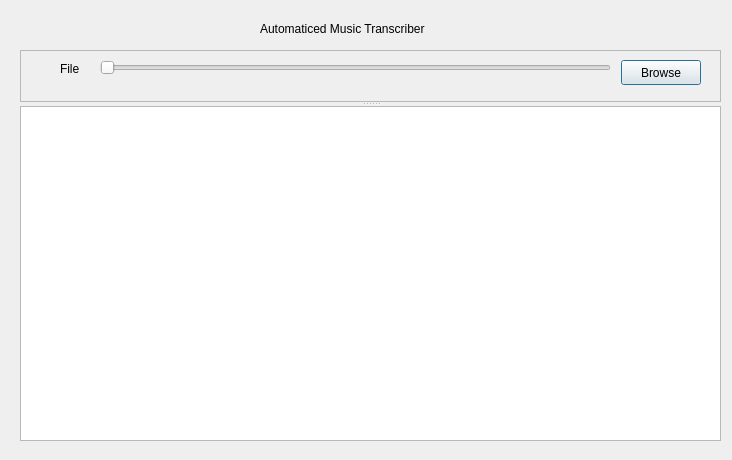
<?xml version="1.0" encoding="UTF-8"?>
<ui version="4.0">
 <class>Dialog</class>
 <widget class="QDialog" name="Dialog">
  <property name="geometry">
   <rect>
    <x>0</x>
    <y>0</y>
    <width>732</width>
    <height>460</height>
   </rect>
  </property>
  <property name="windowTitle">
   <string>Dialog</string>
  </property>
  <widget class="QLabel" name="label">
   <property name="geometry">
    <rect>
     <x>260</x>
     <y>20</y>
     <width>221</width>
     <height>17</height>
    </rect>
   </property>
   <property name="text">
    <string>Automaticed Music Transcriber</string>
   </property>
  </widget>
  <widget class="QSplitter" name="splitter">
   <property name="geometry">
    <rect>
     <x>20</x>
     <y>50</y>
     <width>701</width>
     <height>391</height>
    </rect>
   </property>
   <property name="orientation">
    <enum>Qt::Vertical</enum>
   </property>
   <widget class="QFrame" name="frame">
    <property name="frameShape">
     <enum>QFrame::StyledPanel</enum>
    </property>
    <property name="frameShadow">
     <enum>QFrame::Raised</enum>
    </property>
    <widget class="QLabel" name="label_2">
     <property name="geometry">
      <rect>
       <x>40</x>
       <y>10</y>
       <width>31</width>
       <height>17</height>
      </rect>
     </property>
     <property name="text">
      <string>File</string>
     </property>
    </widget>
    <widget class="QPushButton" name="pushButton">
     <property name="geometry">
      <rect>
       <x>601</x>
       <y>10</y>
       <width>80</width>
       <height>25</height>
      </rect>
     </property>
     <property name="text">
      <string>Browse</string>
     </property>
    </widget>
    <widget class="QPushButton" name="pushButton_2">
     <property name="geometry">
      <rect>
       <x>40</x>
       <y>90</y>
       <width>80</width>
       <height>25</height>
      </rect>
     </property>
     <property name="text">
      <string>Transcribe</string>
     </property>
    </widget>
    <widget class="QPushButton" name="pushButton_3">
     <property name="geometry">
      <rect>
       <x>600</x>
       <y>80</y>
       <width>80</width>
       <height>25</height>
      </rect>
     </property>
     <property name="text">
      <string>Stop</string>
     </property>
    </widget>
    <widget class="QSlider" name="horizontalSlider">
     <property name="geometry">
      <rect>
       <x>80</x>
       <y>10</y>
       <width>511</width>
       <height>16</height>
      </rect>
     </property>
     <property name="orientation">
      <enum>Qt::Horizontal</enum>
     </property>
    </widget>
   </widget>
   <widget class="QTextBrowser" name="debugTextBrowser"/>
  </widget>
 </widget>
 <resources/>
 <connections>
  <connection>
   <sender>pushButton_2</sender>
   <signal>clicked()</signal>
   <receiver>Dialog</receiver>
   <slot>transribeSlot()</slot>
   <hints>
    <hint type="sourcelabel">
     <x>118</x>
     <y>164</y>
    </hint>
    <hint type="destinationlabel">
     <x>714</x>
     <y>322</y>
    </hint>
   </hints>
  </connection>
  <connection>
   <sender>pushButton</sender>
   <signal>clicked(bool)</signal>
   <receiver>Dialog</receiver>
   <slot>browseSlot()</slot>
   <hints>
    <hint type="sourcelabel">
     <x>657</x>
     <y>77</y>
    </hint>
    <hint type="destinationlabel">
     <x>711</x>
     <y>191</y>
    </hint>
   </hints>
  </connection>
  <connection>
   <sender>pushButton_3</sender>
   <signal>clicked()</signal>
   <receiver>Dialog</receiver>
   <slot>stopAudio()</slot>
   <hints>
    <hint type="sourcelabel">
     <x>667</x>
     <y>145</y>
    </hint>
    <hint type="destinationlabel">
     <x>704</x>
     <y>394</y>
    </hint>
   </hints>
  </connection>
 </connections>
 <slots>
  <slot>browseSlot()</slot>
  <slot>transribeSlot()</slot>
  <slot>returnedPressedSlot()</slot>
  <slot>stopAudio()</slot>
 </slots>
</ui>
